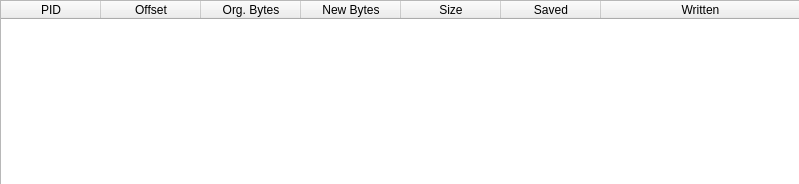
<?xml version="1.0" encoding="UTF-8"?>
<ui version="4.0">
 <class>qtDLGPatchManagerClass</class>
 <widget class="QWidget" name="qtDLGPatchManagerClass">
  <property name="geometry">
   <rect>
    <x>0</x>
    <y>0</y>
    <width>799</width>
    <height>184</height>
   </rect>
  </property>
  <property name="windowTitle">
   <string>[ Nanomite ] - PatchManager</string>
  </property>
  <property name="windowIcon">
   <iconset resource="qtDLGNanomite.qrc">
    <normaloff>:/DLGNanomite/Icons/IDI_MAIN.ico</normaloff>:/DLGNanomite/Icons/IDI_MAIN.ico</iconset>
  </property>
  <widget class="QWidget" name="verticalLayoutWidget">
   <property name="geometry">
    <rect>
     <x>0</x>
     <y>0</y>
     <width>801</width>
     <height>460</height>
    </rect>
   </property>
   <layout class="QVBoxLayout" name="verticalLayout">
    <item>
     <widget class="QTableWidget" name="tblPatches">
      <property name="contextMenuPolicy">
       <enum>Qt::CustomContextMenu</enum>
      </property>
      <property name="editTriggers">
       <set>QAbstractItemView::NoEditTriggers</set>
      </property>
      <property name="selectionBehavior">
       <enum>QAbstractItemView::SelectRows</enum>
      </property>
      <attribute name="horizontalHeaderStretchLastSection">
       <bool>true</bool>
      </attribute>
      <attribute name="verticalHeaderVisible">
       <bool>false</bool>
      </attribute>
      <attribute name="verticalHeaderDefaultSectionSize">
       <number>15</number>
      </attribute>
      <attribute name="verticalHeaderMinimumSectionSize">
       <number>15</number>
      </attribute>
      <column>
       <property name="text">
        <string>PID</string>
       </property>
      </column>
      <column>
       <property name="text">
        <string>Offset</string>
       </property>
      </column>
      <column>
       <property name="text">
        <string>Org. Bytes</string>
       </property>
      </column>
      <column>
       <property name="text">
        <string>New Bytes</string>
       </property>
      </column>
      <column>
       <property name="text">
        <string>Size</string>
       </property>
      </column>
      <column>
       <property name="text">
        <string>Saved</string>
       </property>
      </column>
      <column>
       <property name="text">
        <string>Written</string>
       </property>
      </column>
     </widget>
    </item>
   </layout>
  </widget>
 </widget>
 <resources>
  <include location="qtDLGNanomite.qrc"/>
 </resources>
 <connections/>
</ui>
